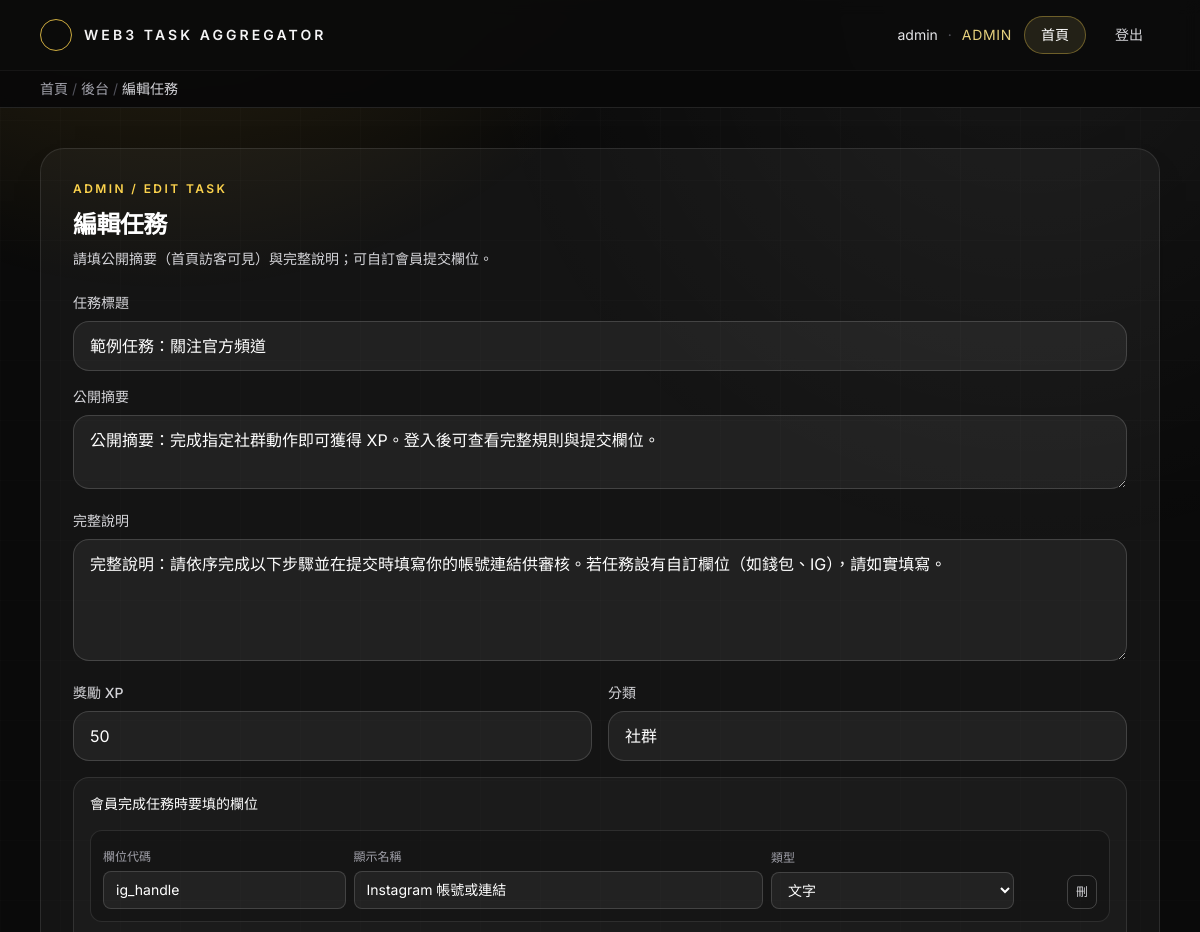
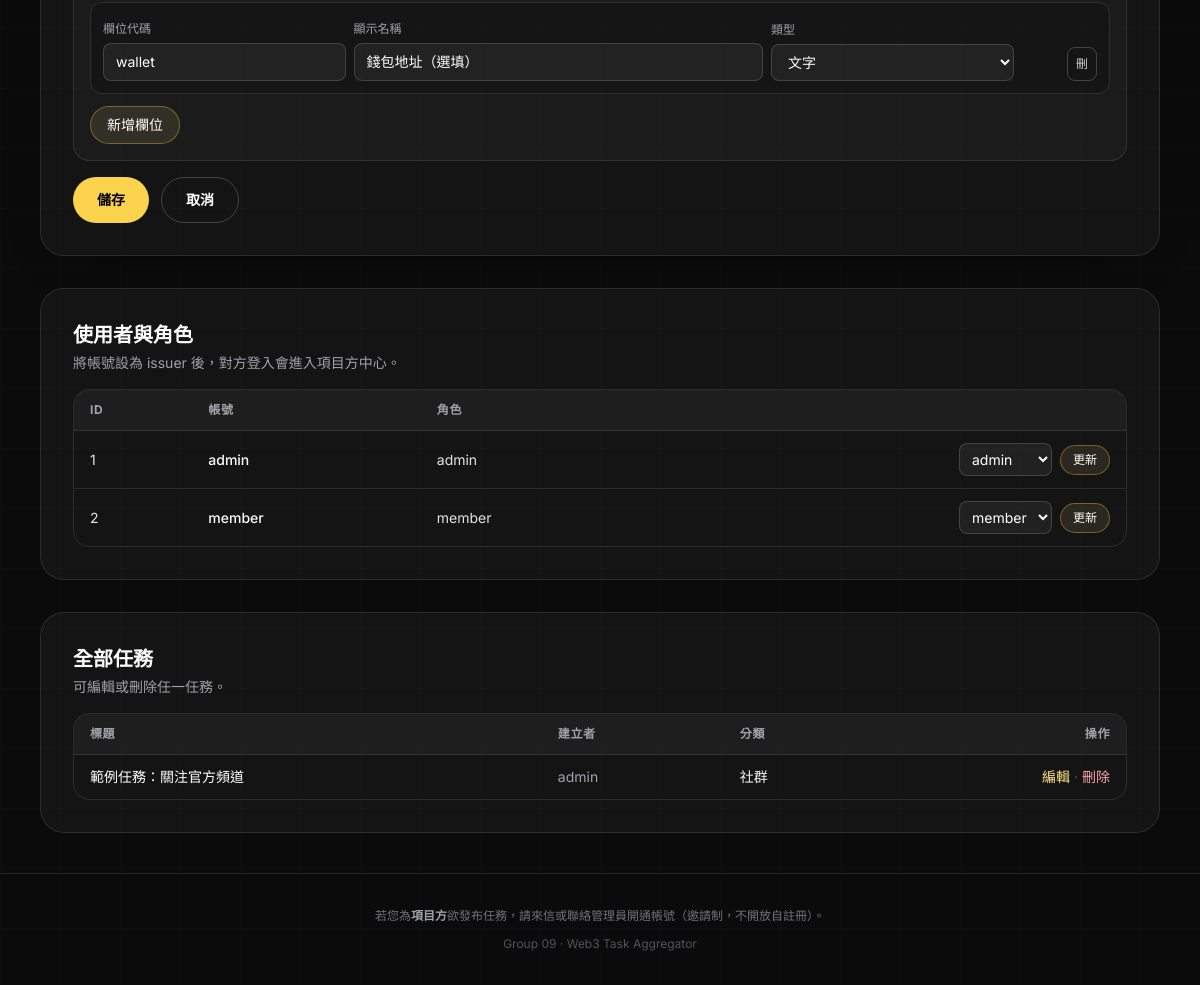
The app's page /dashboard.php?edit=1 (signed in) with its own data (2 pictures, top to bottom).
### tables this page shows
CREATE TABLE `tasks` (
  `id` INT UNSIGNED AUTO_INCREMENT PRIMARY KEY,
  `title` VARCHAR(150) NOT NULL,
  `summary` VARCHAR(500) NOT NULL DEFAULT '',
  `description` TEXT NOT NULL,
  `reward_xp` INT UNSIGNED NOT NULL DEFAULT 0,
  `category` VARCHAR(100) NOT NULL,
  `form_schema` LONGTEXT NULL,
  `created_by` INT UNSIGNED NULL,
  `created_at` TIMESTAMP NOT NULL DEFAULT CURRENT_TIMESTAMP,
  CONSTRAINT `fk_tasks_creator` FOREIGN KEY (`created_by`) REFERENCES `users`(`id`) ON DELETE SET NULL
);

CREATE TABLE `users` (
  `id` INT UNSIGNED AUTO_INCREMENT PRIMARY KEY,
  `username` VARCHAR(50) NOT NULL UNIQUE,
  `password` VARCHAR(255) NOT NULL,
  `role` ENUM('admin', 'member', 'issuer') NOT NULL DEFAULT 'member'
);

### dashboard.php (the view, shortened to what this page needs)
<?php
require_once './db.php';
$role = $_SESSION['role'];
$adminEditId = ($role === 'admin' && isset($_GET['edit'])) ? (int) $_GET['edit'] : 0;
$adminEditTask = null;
$adminSchemaFields = [];
if ($adminEditId > 0) {
    $ed = $conn->prepare('SELECT id, title, summary, description, reward_xp, category, form_schema FROM tasks WHERE id = ? LIMIT 1');
    $ed->bind_param('i', $adminEditId);
    $ed->execute();
    $edr = $ed->get_result();
    if ($edr && ($row = $edr->fetch_assoc())) {
        $adminEditTask = $row;
        if (!empty($row['form_schema'])) {
            $d = json_decode((string) $row['form_schema'], true);
            if (is_array($d)) {
                $adminSchemaFields = $d;
            }
        }
    }
}
$tasks = [];
$sql = 'SELECT t.id, t.title, t.summary, t.description, t.reward_xp, t.category, t.form_schema, t.created_at, t.created_by, u.username AS creator_username '
    . 'FROM tasks t LEFT JOIN users u ON u.id = t.created_by ORDER BY t.created_at DESC';
$taskResult = $conn->query($sql);
if ($taskResult) {
    while ($row = $taskResult->fetch_assoc()) {
        $tasks[] = $row;
    }
}
$allUsers = [];
if ($role === 'admin') {
    $ur = $conn->query('SELECT id, username, role FROM users ORDER BY id ASC');
    if ($ur) {
        while ($row = $ur->fetch_assoc()) {
            $allUsers[] = $row;
        }
    }
}
?>
<!DOCTYPE html>
<html lang="zh-Hant">
<head>
    <script src="https://cdn.tailwindcss.com"></script>
</head>
<body class="min-h-screen bg-[#0b0b0b] text-zinc-100 antialiased selection:bg-amber-300/25 selection:text-white">
    <div aria-hidden="true" class="pointer-events-none fixed inset-0 -z-10">
        <div class="absolute inset-0 bg-[radial-gradient(1000px_circle_at_14%_-15%,rgba(251,191,36,0.20),transparent_58%),radial-gradient(900px_circle_at_86%_0%,rgba(255,255,255,0.05),transparent_62%)]"></div>
        <div class="absolute inset-0 opacity-25 [background-image:linear-gradient(to_right,rgba(255,255,255,0.055)_1px,transparent_1px),linear-gradient(to_bottom,rgba(255,255,255,0.055)_1px,transparent_1px)] [background-size:60px_60px]"></div>
    </div>
    <?php require __DIR__ . '/includes/site_header.php'; ?>
    <main class="fade-in-up mx-auto w-full max-w-6xl space-y-8 px-4 py-10">
        <?php if ($role === 'admin'): ?>
            <section class="rounded-3xl border border-white/10 bg-white/[0.04] p-8 shadow-[0_18px_50px_-35px_rgba(0,0,0,0.9)]">
                <p class="text-xs font-semibold uppercase tracking-[0.2em] text-amber-300">Admin / <?php echo $adminEditTask ? 'Edit Task' : 'Create Task'; ?></p>
                <h1 class="mt-3 text-2xl font-semibold tracking-tight text-white"><?php echo $adminEditTask ? '編輯任務' : '發布新任務'; ?></h1>
                <p class="mt-2 text-sm text-zinc-300">請填公開摘要（首頁訪客可見）與完整說明；可自訂會員提交欄位。</p>
                <form method="post" action="./dashboard.php<?php echo $adminEditTask ? '?edit=' . (int) $adminEditTask['id'] : ''; ?>" class="mt-6 space-y-4" id="admin-task-form">
                    <div>
                        <label class="mb-2 block text-sm font-medium text-zinc-300" for="title">任務標題</label>
                        <input id="title" name="title" type="text" class="w-full rounded-2xl border border-white/15 bg-white/[0.06] px-4 py-3 text-white placeholder:text-zinc-500 focus:border-amber-300/40 focus:outline-none focus:ring-2 focus:ring-amber-300/50" required value="<?php echo $adminEditTask ? htmlspecialchars($adminEditTask['title']) : ''; ?>">
                    </div>
                    <div>
                        <label class="mb-2 block text-sm font-medium text-zinc-300" for="summary">公開摘要</label>
                        <textarea id="summary" name="summary" rows="2" class="w-full rounded-2xl border border-white/15 bg-white/[0.06] px-4 py-3 text-white placeholder:text-zinc-500 focus:border-amber-300/40 focus:outline-none focus:ring-2 focus:ring-amber-300/50" required><?php echo $adminEditTask ? htmlspecialchars($adminEditTask['summary']) : ''; ?></textarea>
                    </div>
                    <div>
                        <label class="mb-2 block text-sm font-medium text-zinc-300" for="description">完整說明</label>
                        <textarea id="description" name="description" rows="4" class="w-full rounded-2xl border border-white/15 bg-white/[0.06] px-4 py-3 text-white placeholder:text-zinc-500 focus:border-amber-300/40 focus:outline-none focus:ring-2 focus:ring-amber-300/50" required><?php echo $adminEditTask ? htmlspecialchars($adminEditTask['description']) : ''; ?></textarea>
                    </div>
                    <div class="grid grid-cols-1 gap-4 md:grid-cols-2">
                        <div>
                            <label class="mb-2 block text-sm font-medium text-zinc-300" for="reward_xp">獎勵 XP</label>
                            <input id="reward_xp" name="reward_xp" type="number" min="0" class="w-full rounded-2xl border border-white/15 bg-white/[0.06] px-4 py-3 text-white focus:border-amber-300/40 focus:outline-none focus:ring-2 focus:ring-amber-300/50" required value="<?php echo $adminEditTask ? (int) $adminEditTask['reward_xp'] : '0'; ?>">
                        </div>
                        <div>
                            <label class="mb-2 block text-sm font-medium text-zinc-300" for="category">分類</label>
                            <input id="category" name="category" type="text" class="w-full rounded-2xl border border-white/15 bg-white/[0.06] px-4 py-3 text-white focus:border-amber-300/40 focus:outline-none focus:ring-2 focus:ring-amber-300/50" required value="<?php echo $adminEditTask ? htmlspecialchars($adminEditTask['category']) : ''; ?>">
                        </div>
                    </div>
                    <div class="rounded-2xl border border-white/10 bg-white/[0.03] p-4">
                        <p class="text-sm font-medium text-white">會員完成任務時要填的欄位</p>
                        <div id="admin-field-rows" class="mt-4 space-y-3">
                            <?php foreach ($adminSchemaFields as $f): ?>
                                <div class="field-row grid grid-cols-1 gap-2 rounded-xl border border-white/10 bg-black/20 p-3 md:grid-cols-12 md:items-end">
                                    <div class="md:col-span-3">
                                        <label class="text-xs text-zinc-400">欄位代碼</label>
                                        <input name="field_key[]" class="mt-1 w-full rounded-lg border border-white/15 bg-white/[0.06] px-3 py-2 text-sm text-white" value="<?php echo htmlspecialchars($f['key'] ?? ''); ?>">
                                    </div>
                                    <div class="md:col-span-5">
                                        <label class="text-xs text-zinc-400">顯示名稱</label>
                                        <input name="field_label[]" class="mt-1 w-full rounded-lg border border-white/15 bg-white/[0.06] px-3 py-2 text-sm text-white" value="<?php echo htmlspecialchars($f['label'] ?? ''); ?>">
                                    </div>
                                    <div class="md:col-span-3">
                                        <label class="text-xs text-zinc-400">類型</label>
                                        <select name="field_type[]" class="mt-1 w-full rounded-lg border border-white/15 bg-white/[0.06] px-3 py-2 text-sm text-white">
                                            <option value="text" <?php echo (($f['type'] ?? '') === 'url') ? '' : 'selected'; ?>>文字</option>
                                        </select>
                                    </div>
                                    <div class="md:col-span-1 flex md:justify-end">
                                        <button type="button" class="remove-row mt-4 rounded-lg border border-white/20 px-2 py-2 text-xs text-zinc-300 hover:bg-white/10">刪</button>
                                    </div>
                                </div>
                            <?php endforeach; ?>
                        </div>
                        <button type="button" id="admin-add-field" class="mt-3 rounded-full border border-amber-300/35 bg-amber-200/10 px-4 py-2 text-sm font-medium text-white hover:bg-amber-200/20">新增欄位</button>
                    </div>
                    <div class="flex flex-wrap gap-3">
                        <button type="submit" class="rounded-full bg-amber-300 px-6 py-3 text-sm font-semibold text-black transition hover:bg-amber-200"><?php echo $adminEditTask ? '儲存' : '發布任務'; ?></button>
                        <?php if ($adminEditTask): ?>
                            <a href="./dashboard.php" class="rounded-full border border-white/20 px-6 py-3 text-sm font-semibold text-white hover:bg-white/10">取消</a>
                        <?php endif; ?>
                    </div>
                </form>
            </section>
            <section class="rounded-3xl border border-white/10 bg-white/[0.04] p-8">
                <h2 class="text-xl font-semibold text-white">使用者與角色</h2>
                <p class="mt-1 text-sm text-zinc-400">將帳號設為 issuer 後，對方登入會進入項目方中心。</p>
                <div class="mt-4 overflow-x-auto rounded-2xl border border-white/10">
                    <table class="min-w-full text-left text-sm">
                        <thead class="border-b border-white/10 bg-white/[0.04] text-xs uppercase tracking-wider text-zinc-400">
                            <tr>
                                <th class="px-4 py-3">ID</th>
                                <th class="px-4 py-3">帳號</th>
                                <th class="px-4 py-3">角色</th>
                                <th class="px-4 py-3"></th>
                            </tr>
                        </thead>
                        <tbody class="divide-y divide-white/10">
                            <?php foreach ($allUsers as $u): ?>
                                <tr class="text-zinc-200">
                                    <td class="px-4 py-3"><?php echo (int) $u['id']; ?></td>
                                    <td class="px-4 py-3 font-medium text-white"><?php echo htmlspecialchars($u['username']); ?></td>
                                    <td class="px-4 py-3"><?php echo htmlspecialchars($u['role']); ?></td>
                                    <td class="px-4 py-3 text-right">
                                        <form method="post" action="./dashboard.php" class="inline-flex flex-wrap items-center gap-2 justify-end">
                                            <select name="new_role" class="rounded-lg border border-white/15 bg-white/[0.06] px-2 py-1.5 text-sm text-white">
                                                <option value="member" <?php echo $u['role'] === 'member' ? 'selected' : ''; ?>>member</option>
                                                <option value="admin" <?php echo $u['role'] === 'admin' ? 'selected' : ''; ?>>admin</option>
                                            </select>
                                            <button type="submit" class="rounded-full border border-amber-300/35 bg-amber-200/10 px-3 py-1.5 text-xs font-medium text-white hover:bg-amber-200/20">更新</button>
                                        </form>
                                    </td>
                                </tr>
                            <?php endforeach; ?>
                        </tbody>
                    </table>
                </div>
            </section>
            <section class="rounded-3xl border border-white/10 bg-white/[0.04] p-8">
                <h2 class="text-xl font-semibold text-white">全部任務</h2>
                <p class="mt-1 text-sm text-zinc-400">可編輯或刪除任一任務。</p>
                <?php if (empty($tasks)): ?>
                    <p class="mt-4 text-sm text-zinc-500">尚無任務。</p>
                <?php else: ?>
                    <div class="mt-4 overflow-x-auto rounded-2xl border border-white/10">
                        <table class="min-w-full text-left text-sm">
                            <thead class="border-b border-white/10 bg-white/[0.04] text-xs uppercase tracking-wider text-zinc-400">
                                <tr>
                                    <th class="px-4 py-3">標題</th>
                                    <th class="px-4 py-3">建立者</th>
                                    <th class="px-4 py-3">分類</th>
                                    <th class="px-4 py-3 text-right">操作</th>
                                </tr>
                            </thead>
                            <tbody class="divide-y divide-white/10">
                                <?php foreach ($tasks as $t): ?>
                                    <tr>
                                        <td class="px-4 py-3 text-white"><?php echo htmlspecialchars($t['title']); ?></td>
                                        <td class="px-4 py-3 text-zinc-400"><?php echo htmlspecialchars($t['creator_username'] ?? '—'); ?></td>
                                        <td class="px-4 py-3"><?php echo htmlspecialchars($t['category']); ?></td>
                                        <td class="px-4 py-3 text-right whitespace-nowrap">
                                            <a href="./dashboard.php?edit=<?php echo (int) $t['id']; ?>" class="text-amber-200 hover:text-amber-100">編輯</a>
                                            <span class="text-zinc-600"> · </span>
                                            <form method="post" action="./dashboard.php" class="inline" onsubmit="return confirm('確定刪除？');">
                                                <button type="submit" class="text-rose-300 hover:text-rose-200">刪除</button>
                                            </form>
                                        </td>
                                    </tr>
                                <?php endforeach; ?>
                            </tbody>
                        </table>
                    </div>
                <?php endif; ?>
            </section>
        <?php endif; ?>
    </main>
    <?php require __DIR__ . '/includes/site_footer.php'; ?>
</body>
</html>

### dashboard.php (style rules this page uses)
body { font-family: "Inter", sans-serif; }
.fade-in-up { animation: fadeInUp 560ms ease-out both; }

### records on screen
tasks: title "範例任務：關注官方頻道", summary "公開摘要：完成指定社群動作即可獲得 XP。登入後可查看完整規則與提交欄位。", description "完整說明：請依序完成以下步驟並在提交時填寫你的帳號連結供審核。若任務設有自訂欄位（如錢包、IG），請如實填寫。", reward_xp "50", category "社群", created_by.username "admin"
users: id "1", username "admin", role "admin", new_role "admin"
users: id "2", username "member", role "member", new_role "member"

### other values on screen
$shellUser['name'] "admin"
$shellUser['role'] "ADMIN"
$bc['label'] "首頁"
$bc['label'] "後台"
$bc['label'] "編輯任務"
